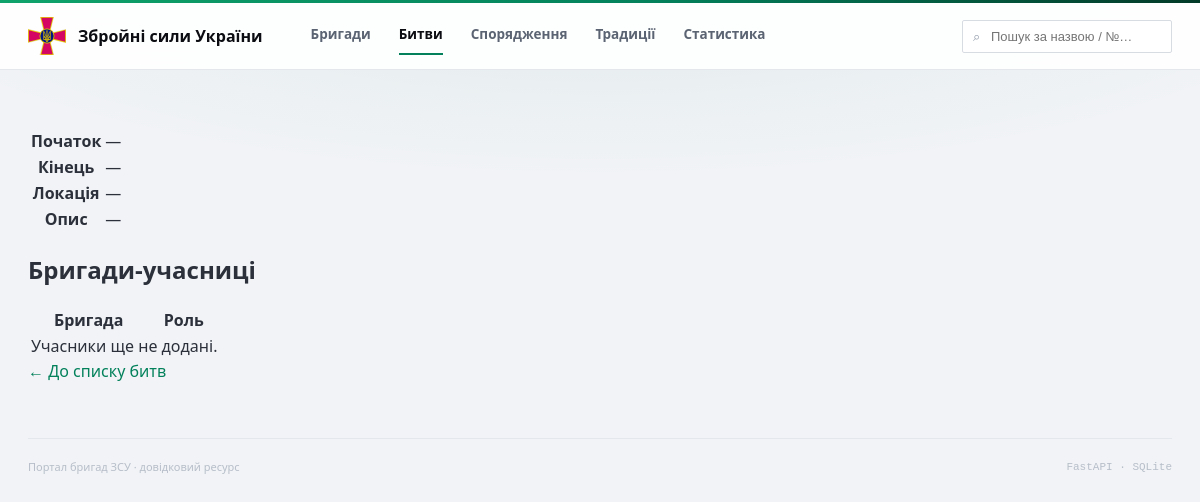
The page /battles/17 on the database as committed earlier.
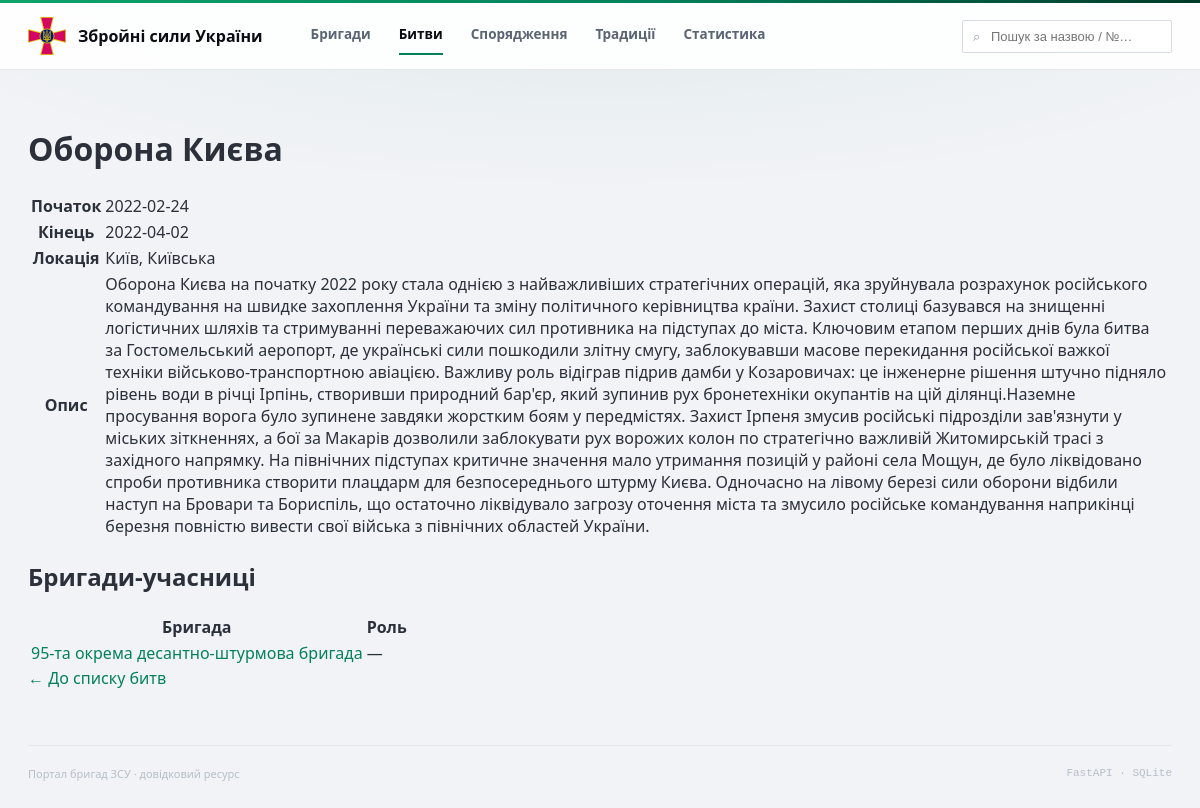
The same page on the database as committed later.
### tables this page shows
CREATE TABLE battles (
    battle_id      INTEGER PRIMARY KEY,
    name           TEXT NOT NULL,
    location_id    INTEGER REFERENCES locations (location_id),
    start_date     DATE,
    end_date       DATE,
    description    TEXT,
    created_at     TIMESTAMP NOT NULL DEFAULT CURRENT_TIMESTAMP,
    updated_at     TIMESTAMP NOT NULL DEFAULT CURRENT_TIMESTAMP,
    CHECK (start_date IS NULL OR end_date IS NULL OR start_date <= end_date)
);

CREATE TABLE locations (
    location_id   INTEGER PRIMARY KEY,
    city_name     TEXT NOT NULL,
    region_id     INTEGER NOT NULL REFERENCES regions (region_id),
    created_at    TIMESTAMP NOT NULL DEFAULT CURRENT_TIMESTAMP,
    updated_at    TIMESTAMP NOT NULL DEFAULT CURRENT_TIMESTAMP,
    UNIQUE (city_name, region_id)
);

CREATE TABLE regions (
    region_id      INTEGER PRIMARY KEY,
    region_name    TEXT NOT NULL UNIQUE,
    created_at     TIMESTAMP NOT NULL DEFAULT CURRENT_TIMESTAMP,
    updated_at     TIMESTAMP NOT NULL DEFAULT CURRENT_TIMESTAMP
);

CREATE TABLE brigades (
    brigade_id               INTEGER PRIMARY KEY,
    name                     TEXT NOT NULL,
    description              TEXT,
    military_branch_id       INTEGER REFERENCES military_branches (branch_id),
    corps_id                 INTEGER REFERENCES army_corps (corps_id),
    territorial_command_id   INTEGER REFERENCES territorial_commands (command_id),
    troop_type_id            INTEGER REFERENCES troop_types (type_id),
    formed_date              DATE,
    flag_date                DATE,
    location_id              INTEGER REFERENCES locations (location_id),
    emblem_file              TEXT,
    created_at               TIMESTAMP NOT NULL DEFAULT CURRENT_TIMESTAMP,
    updated_at               TIMESTAMP NOT NULL DEFAULT CURRENT_TIMESTAMP,
    CHECK (formed_date IS NULL OR flag_date IS NULL OR formed_date <= flag_date)
);

### app/routers/battles.py (the view)
@router.get("/{battle_id}")
def battle_detail(battle_id: int, request: Request, db: sqlite3.Connection = Depends(get_db)):
    row = db.execute(
        """SELECT b.*, l.city_name, r.region_name
           FROM battles b
           LEFT JOIN locations l ON b.location_id = l.location_id
           LEFT JOIN regions r ON l.region_id = r.region_id
           WHERE b.battle_id = ?""",
        (battle_id,),
    ).fetchone()
    battle = dict(row) if row else None
    if battle:
        battle["status"] = _battle_status(battle["start_date"], battle["end_date"])
    brigades = db.execute(
        """SELECT br.brigade_id, br.name
           FROM brigade_battles bb
           JOIN brigades br ON bb.brigade_id = br.brigade_id
           WHERE bb.battle_id = ?
           ORDER BY br.name""",
        (battle_id,),
    ).fetchall()
    return templates.TemplateResponse(
        request,
        "battle_detail.html",
        {"battle": battle, "brigades": brigades},
    )

### app/templates/battle_detail.html (shortened to what this page needs)
{% extends "base.html" %}
{% block content %}
    <h1>{{ battle.name }}</h1>
    <table>
        <tr><th>Початок</th><td>{{ battle.start_date or "—" }}</td></tr>
        <tr><th>Кінець</th><td>{{ battle.end_date or "—" }}</td></tr>
        <tr><th>Локація</th><td>{{ battle.city_name or "—" }}{% if battle.region_name %}, {{ battle.region_name }}{% endif %}</td></tr>
        <tr><th>Опис</th><td>{{ battle.description or "—" }}</td></tr>
    </table>
    <h2>Бригади-учасниці</h2>
    <table>
        <thead><tr><th>Бригада</th><th>Роль</th></tr></thead>
        <tbody>
            {% for br in brigades %}
                <tr>
                    <td><a href="/brigades/{{ br.brigade_id }}">{{ br.name }}</a></td>
                    <td>{{ br.role or "—" }}</td>
                </tr>
            {% else %}
                <tr><td colspan="2">Учасники ще не додані.</td></tr>
            {% endfor %}
        </tbody>
    </table>
    <div class="actions">
        <a href="/battles">← До списку битв</a>
    </div>
{% endblock %}

Rows that differ between the two databases and show on the page:
added battles: name "Оборона Києва", start_date "2022-02-24", end_date "2022-04-02", description "Оборона Києва на початку 2022 року стала однією з найважливіших стратегічних операцій, яка зруйнувала розрахунок російського командування на швидке захоплення України та зміну політичного керівництва країни. Захист столиці базувався на знищенні логістичних шляхів та стримуванні переважаючих сил противника на підступах до міста. Ключовим етапом перших днів була битва за Гостомельський аеропорт, де українські сили пошкодили злітну смугу, заблокувавши масове перекидання російської важкої техніки військово-транспортною авіацією. Важливу роль відіграв підрив дамби у Козаровичах: це інженерне рішення штучно підняло рівень води в річці Ірпінь, створивши природний бар'єр, який зупинив рух…"
added locations: city_name "Київ"
now on this page (row unchanged): regions: region_name "Київська"
now on this page (row edited): brigades: name "95-та окрема десантно-штурмова бригада", role "—"
Other text that changed with them:
{{ battle.start_date or "—" }}: "—" → (not shown)
{{ battle.end_date or "—" }}: "—" → (not shown)
{{ battle.city_name or "—" }}: "—" → (not shown)
{{ battle.description or "—" }}: "—" → (not shown)
text no longer shown: "Учасники ще не додані."
